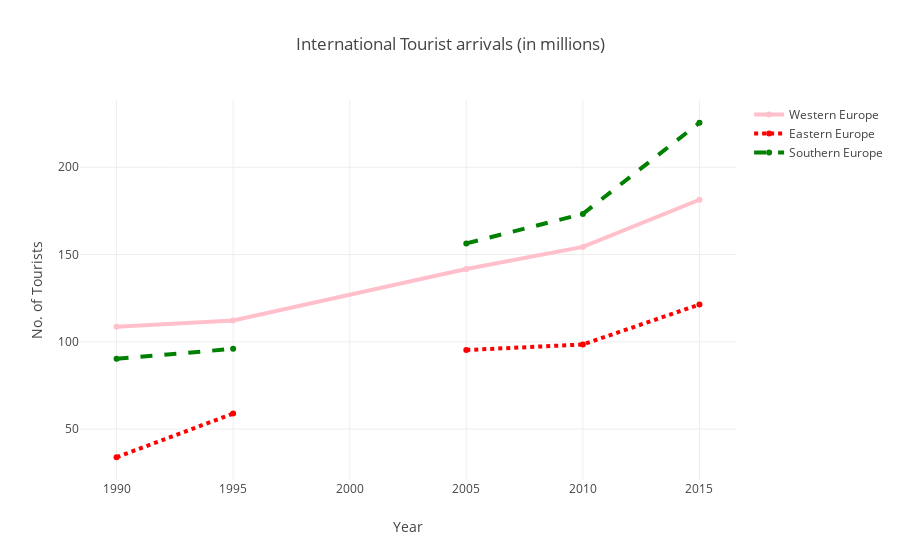

Write notebook code for a chart like this one.
### Code cell
fig = dict(data=data, layout=layout)

offline.iplot(fig)

### Figure 1 — Plotly figure (JSON) as saved in the notebook; plotly's stock layout.template omitted (floating-point values rounded to 4 significant figures)
{"data": [{"connectgaps": true, "line": {"color": "pink", "width": 4}, "name": "Western Europe", "type": "scatter", "x": [1990, 1995, 2000, 2005, 2010, 2015], "y": [108.6, 112.2, null, 141.7, 154.4, 181.4]}, {"connectgaps": false, "line": {"color": "red", "dash": "dot", "width": 4}, "name": "Eastern Europe", "type": "scatter", "x": [1990, 1995, 2000, 2005, 2010, 2015], "y": [33.9, 58.9, null, 95.3, 98.5, 121.4]}, {"line": {"color": "green", "dash": "dash", "width": 4}, "name": "Southern Europe", "type": "scatter", "x": [1990, 1995, 2000, 2005, 2010, 2015], "y": [90.3, 96, null, 156.4, 173.3, 225.5]}], "layout": {"title": "International Tourist arrivals (in millions)", "xaxis": {"title": "Year"}, "yaxis": {"title": "No. of Tourists"}}}
